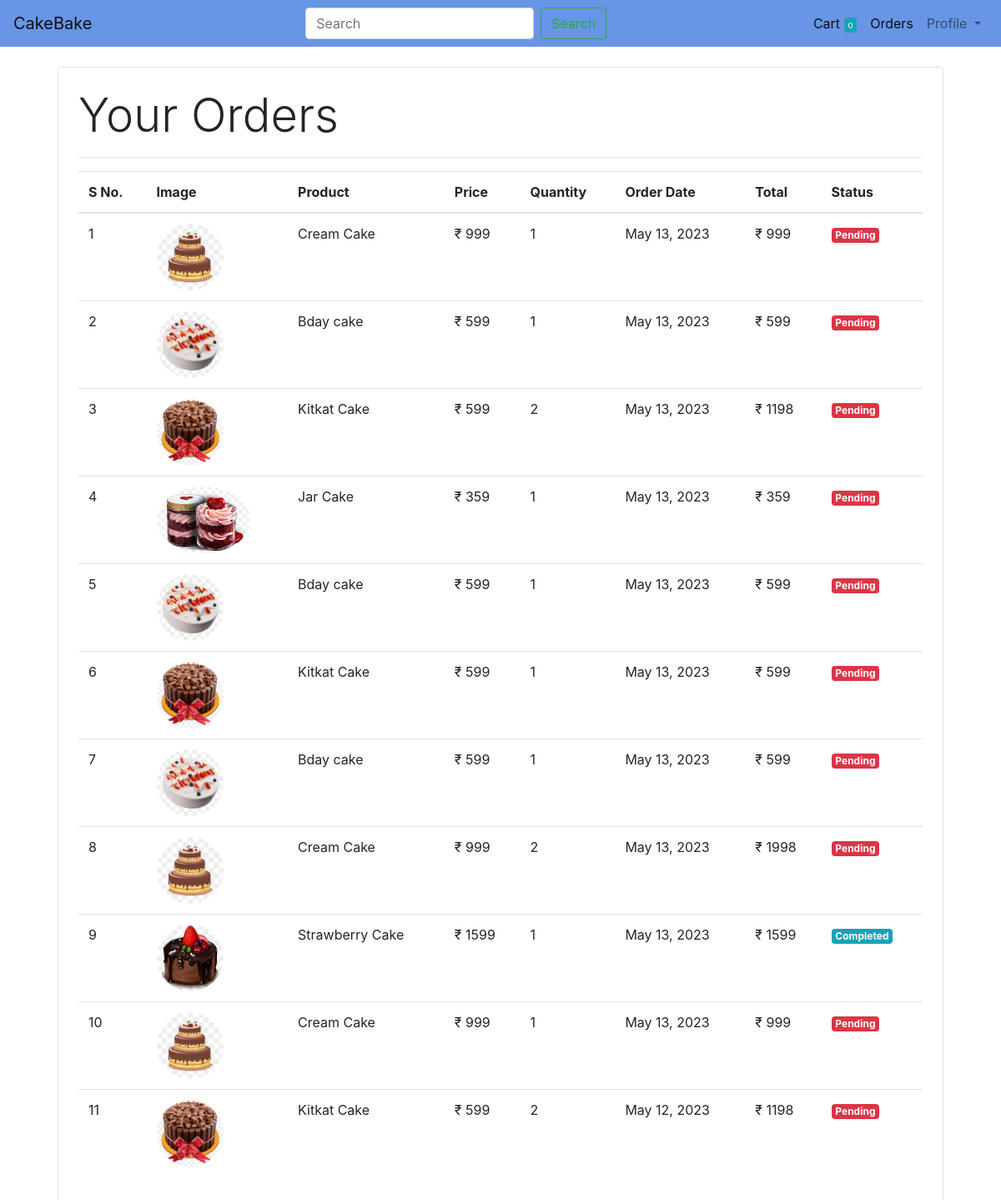
The app's page /orders (signed in) with its own data.
### storeapp/models/orders.py (models this page shows, shortened)
class Order(models.Model):
    product = models.ForeignKey(Product, on_delete=models.CASCADE)
    customer = models.ForeignKey(Customer, on_delete=models.CASCADE)
    quantity = models.IntegerField()
    price = models.IntegerField()
    address = models.CharField(max_length=100, default='')
    phone = models.CharField(max_length=20, default='')
    date = models.DateField(default=datetime.datetime.now)
    status = models.BooleanField(default=False)
    @staticmethod
    def get_order_by_customer(customer_id):
        return Order.objects.filter(customer=customer_id).order_by('-date').reverse()

### storeapp/models/product.py (models this page shows, shortened)
class Product(models.Model):
    name = models.CharField(max_length=100)
    price = models.IntegerField(default=0)
    category = models.ForeignKey(Category, on_delete=models.CASCADE ,default=1)
    description = models.TextField(max_length=200, default='', blank=True, null=True)
    image = models.ImageField(upload_to='uploads/products/', null=True, blank=True)

### storeapp/middlewares/auth.py (the view)
    def middleware(request):
        print('Middleware')
        returnUrl = ''
        print(request.META['PATH_INFO'])
        if not request.session.get('customer_id'):
            return redirect('login')
        response = get_response(request)
        return response

### storeapp/templatetags/custom_filter.py (called while the page is built)
@register.filter(name='currency')
def currency(number):
    return "₹ " + str(number)

@register.filter(name='multiply')
def multiply(number, number1):
    return number*number1

### storeapp/views.py (called while the page is built)
    def get(self, request, *args, **kwargs):
        customer = request.session.get('customer_id')
        print('Customer: ', customer)
        orders = Order.get_order_by_customer(customer)
        orders = orders.reverse()
        return render(request, 'orders.html', {'orders': orders})

### storeapp/templates/orders.html (shortened to what this page needs)
{% extends 'base.html' %}
{% block content %}
{% load cart %}
{% load custom_filter %}
<div class="container">
    <div class="border rounded p-4 m-4">
        <p class="display-4">Your Orders</p>
        <hr>
        <table class="table">
            <thead>
                <tr>
                    <th>S No.</th>
                    <th>Image</th>
                    <th>Product</th>
                    <th>Price</th>
                    <th>Quantity</th>
                    <th>Order Date</th>
                    <th>Total</th>
                    <th>Status</th>
                </tr>
            </thead>
            <tbody>
                {% for order in orders %}
                <tr>
                    <td>{{forloop.counter}}</td>
                    <td><img style="height:80px;" class="rounded-circle" src="{{order.product.image.url}}" alt=""></td>
                    <td>{{order.product.name}}</td>
                    <td>{{order.product.price|currency}}</td>
                    <td>{{order.quantity}}</td>
                    <td>{{order.date}}</td>
                    <td>{{order.quantity|multiply:order.price|currency}}</td>
                    {% if order.status %}
                    <td><small class="badge badge-info">Completed</small></td>
                    {% else %}
                    <td> <small class="badge badge-danger">Pending</small></td>
                    {% endif %}
                </tr>
                {% endfor %}
            </tbody>
          </table>
    </div>
</div>
{% endblock %}

### records on screen
Order: product.image (picture), product.name "Cream Cake", product.price "₹ 999", quantity "1", date "May 13, 2023", quantity|multiply "₹ 999", status "Pending"
Order: product.image (picture), product.name "Bday cake", product.price "₹ 599", quantity "1", date "May 13, 2023", quantity|multiply "₹ 599", status "Pending"
Order: product.image (picture), product.name "Kitkat Cake", product.price "₹ 599", quantity "2", date "May 13, 2023", quantity|multiply "₹ 1198", status "Pending"
Order: product.image (picture), product.name "Jar Cake", product.price "₹ 359", quantity "1", date "May 13, 2023", quantity|multiply "₹ 359", status "Pending"
Order: product.image (picture), product.name "Bday cake", product.price "₹ 599", quantity "1", date "May 13, 2023", quantity|multiply "₹ 599", status "Pending"
Order: product.image (picture), product.name "Kitkat Cake", product.price "₹ 599", quantity "1", date "May 13, 2023", quantity|multiply "₹ 599", status "Pending"
Order: product.image (picture), product.name "Bday cake", product.price "₹ 599", quantity "1", date "May 13, 2023", quantity|multiply "₹ 599", status "Pending"
Order: product.image (picture), product.name "Cream Cake", product.price "₹ 999", quantity "2", date "May 13, 2023", quantity|multiply "₹ 1998", status "Pending"
Order: product.image (picture), product.name "Strawberry Cake", product.price "₹ 1599", quantity "1", date "May 13, 2023", quantity|multiply "₹ 1599", status "Completed"
Order: product.image (picture), product.name "Cream Cake", product.price "₹ 999", quantity "1", date "May 13, 2023", quantity|multiply "₹ 999", status "Pending"
Order: product.image (picture), product.name "Kitkat Cake", product.price "₹ 599", quantity "2", date "May 12, 2023", quantity|multiply "₹ 1198", status "Pending"

### other values on screen
{{ request.session.cart.keys|length }} "0"
